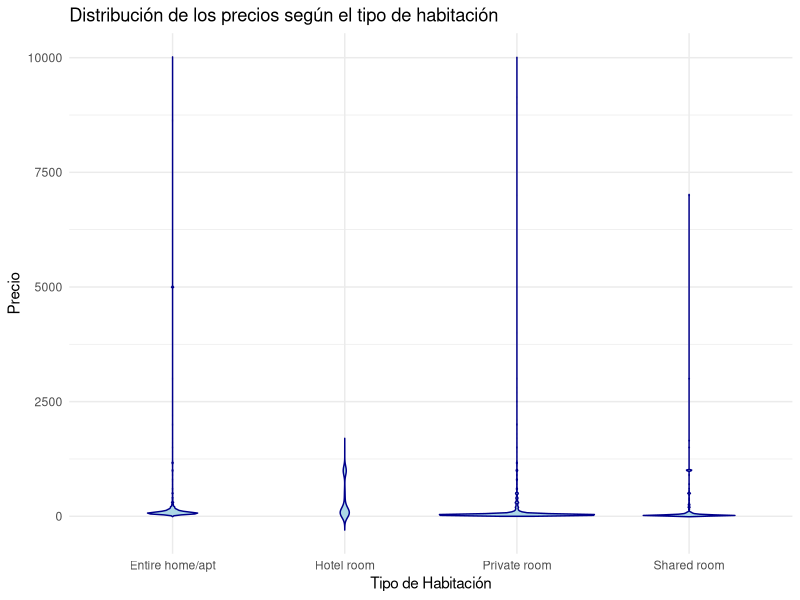
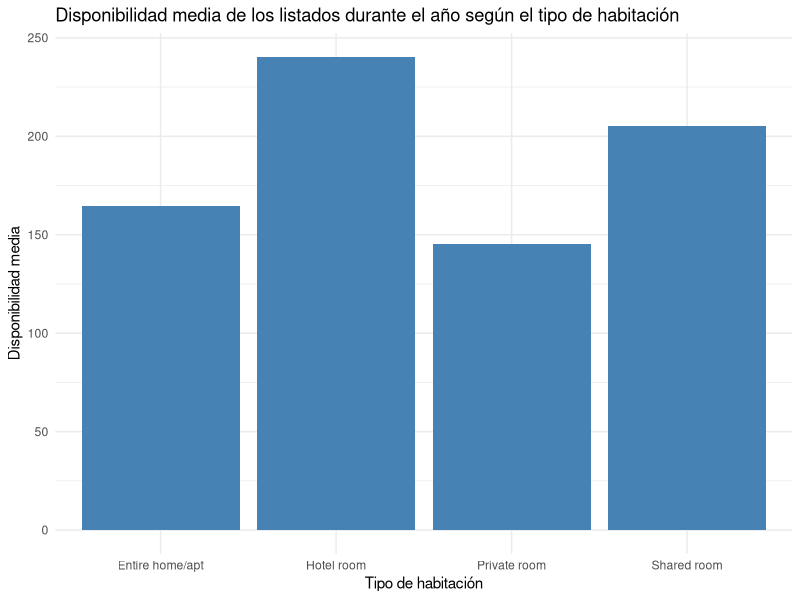
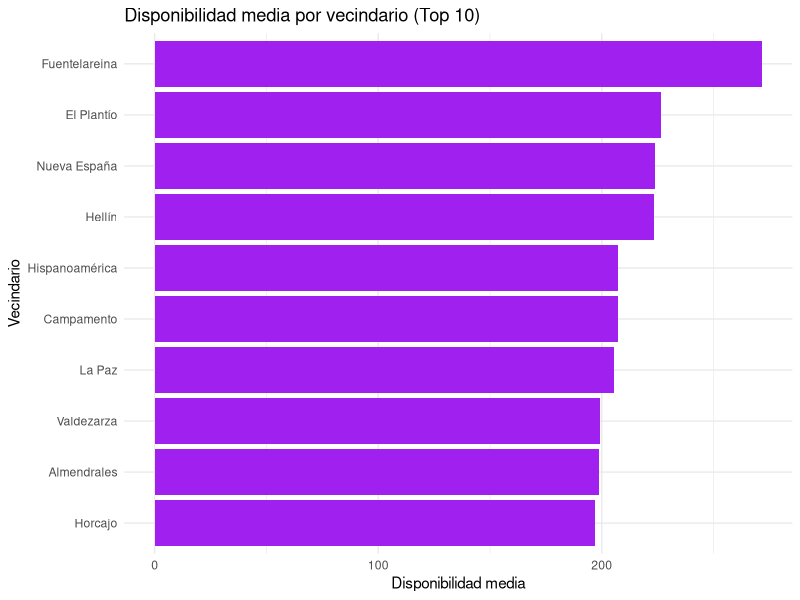
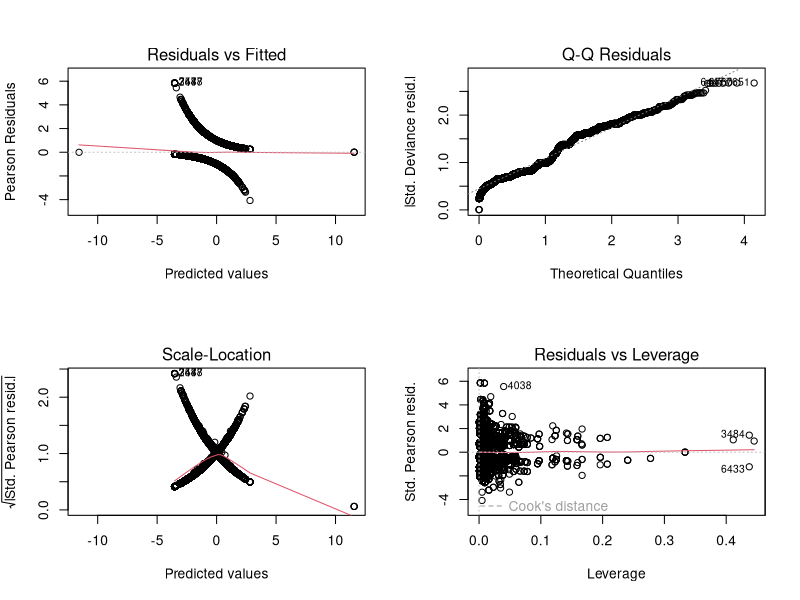
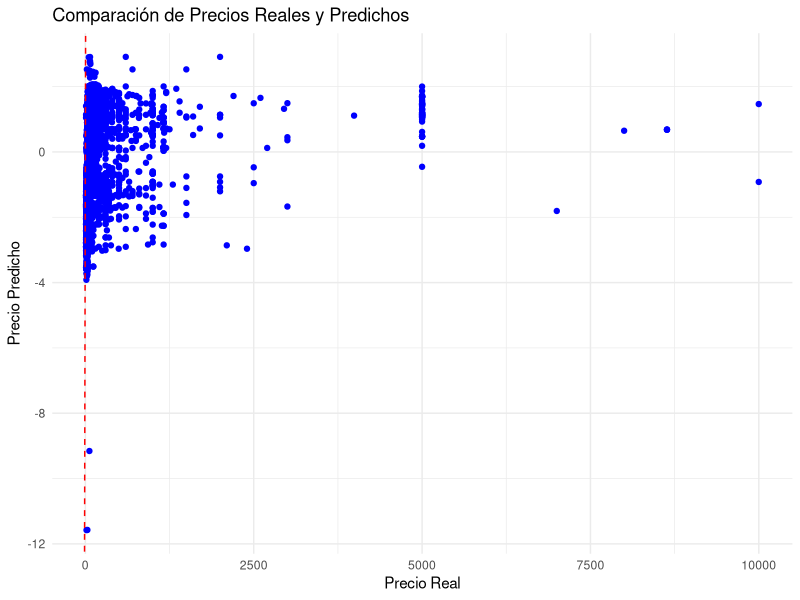

These charts were generated, in order, by the following R code:
## ---- chunk 1
library(tidyverse)
library(dplyr)
library(ggplot2)
library(tidyr)

df_airbnb <- read_delim('AirbnbMadrid.csv', delim = ';')

print(head(df_airbnb))

## ---- chunk 2
# Revisión de la calidad de los datos
print(dim(df_airbnb)) 
print(str(df_airbnb))

# Comprobar valores nulos
print(colSums(is.na(df_airbnb)))

## ---- chunk 3
paste("El dataframe df_airbnb tiene", nrow(df_airbnb), "filas y", ncol(df_airbnb), "columnas.")
## ---- chunk 4
print(summary(df_airbnb))

## ---- chunk 5
ggplot(df_airbnb, aes(x = `Room type`, y = `Room Price`)) +
  geom_violin(trim = FALSE, fill = "lightblue", color = "darkblue") +
  labs(title = "Distribución de los precios según el tipo de habitación",
       x = "Tipo de Habitación",
       y = "Precio") +
  theme_minimal()

## ---- chunk 6
df_grouped <- group_by(df_airbnb, `Room type`)

# Calculando la disponibilidad media
disponibilidad_por_tipo <- summarise(df_grouped, Disponibilidad_media = mean(Availibility, na.rm = TRUE))

# Crear el diagrama de barras
ggplot(disponibilidad_por_tipo, aes(x = `Room type`, y = Disponibilidad_media)) +
  geom_bar(stat = "identity", fill = "steelblue") +
  labs(title = "Disponibilidad media de los listados durante el año según el tipo de habitación",
       x = "Tipo de habitación",
       y = "Disponibilidad media") +
  theme_minimal()

## ---- chunk 7
# Agrupar por vecindario y calcular la disponibilidad media
df_grouped <- group_by(df_airbnb, Neighbourhood)
disponibilidad_por_vecindario <- summarise(df_grouped, Disponibilidad_media = mean(Availibility, na.rm = TRUE))

# Seleccionar los 10 vecindarios con mayor disponibilidad media
top_vecindarios_disp <- head(arrange(disponibilidad_por_vecindario, desc(Disponibilidad_media)), 10)

# Crear el diagrama de barras
ggplot(top_vecindarios_disp, aes(x = reorder(Neighbourhood, Disponibilidad_media), y = Disponibilidad_media)) +
  geom_bar(stat = "identity", fill = "purple") +
  labs(title = "Disponibilidad media por vecindario (Top 10)",
       x = "Vecindario",
       y = "Disponibilidad media") +
  coord_flip() +
  theme_minimal()

## ---- chunk 8
colnames(df_airbnb)[colnames(df_airbnb) == "Room type"] <- "RoomType"
colnames(df_airbnb)[colnames(df_airbnb) == "Number of reviews"] <- "NumberReviews"
colnames(df_airbnb)[colnames(df_airbnb) == "Room Price"] <- "RoomPrice"
colnames(df_airbnb)[colnames(df_airbnb) == "Rooms rent by the host"]<-"RoomsRentByTheHost"
## ---- chunk 9
set.seed(123) 
idx <- sample(1:nrow(df_airbnb), 0.7*nrow(df_airbnb))
df_airbnb_train <- df_airbnb[idx,]
df_airbnb_test <- df_airbnb[-idx,]
## ---- chunk 10
df_airbnb

## ---- chunk 11
library(glmnet) 
library(dplyr)
library(caret)
library(ggplot2)
library(Matrix)
df_airbnb_train$Neighbourhood <- as.factor(df_airbnb_train$Neighbourhood)
df_airbnb_train$RoomType <- as.factor(df_airbnb_train$RoomType)
df_airbnb_test$Neighbourhood <- as.factor(df_airbnb_test$Neighbourhood)
df_airbnb_test$RoomType <- as.factor(df_airbnb_test$RoomType)
## ---- chunk 12
df_airbnb_train$Expensive <- as.factor(ifelse(df_airbnb_train$RoomPrice > median(df_airbnb_train$RoomPrice, na.rm = TRUE), 1, 0))
df_airbnb_test$Expensive <- as.factor(ifelse(df_airbnb_test$RoomPrice > median(df_airbnb_train$RoomPrice, na.rm = TRUE), 1, 0))
## ---- chunk 13
model <- glm(Expensive ~ Neighbourhood + RoomType + NumberReviews, data = df_airbnb_train, family = binomial())
model
## ---- chunk 14
predictions_prob <- predict(model, newdata = df_airbnb_test, type = "response")
## ---- chunk 15
predicted_classes <- ifelse(predictions_prob > 0.5, 1, 0)
## ---- chunk 16
predicted_classes <- as.factor(predicted_classes)
df_airbnb_test$Expensive <- as.factor(df_airbnb_test$Expensive)
conf_matrix <- confusionMatrix(predicted_classes, df_airbnb_test$Expensive)
precision <- conf_matrix$byClass['Pos Pred Value']
recall <- conf_matrix$byClass['Sensitivity']
cat("Precisión:", precision, "\n")
cat("Exhaustividad:", recall, "\n")
## ---- chunk 17
predicted_prices <- predict(model, newdata = df_airbnb_test)
real_prices <- df_airbnb_test$RoomPrice
results <- data.frame(RealPrice = real_prices, PredictedPrice = predicted_prices)
head(results)
## ---- chunk 18
head(results)
## ---- chunk 19
model1 <- glm(Expensive ~ Neighbourhood + RoomType, data = df_airbnb_train, family = binomial())
model1
## ---- chunk 20
predictions_prob1 <- predict(model1, newdata = df_airbnb_test, type = "response")
predicted_classes1 <- ifelse(predictions_prob1 > 0.5, 1, 0)
predicted_classes1 <- as.factor(predicted_classes1)
df_airbnb_test$Expensive <- as.factor(df_airbnb_test$Expensive)
conf_matrix1 <- confusionMatrix(predicted_classes1, df_airbnb_test$Expensive)
precision1 <- conf_matrix1$byClass['Pos Pred Value']
recall1 <- conf_matrix1$byClass['Sensitivity']
cat("Precisión:", precision, "\n")
cat("Exhaustividad:", recall, "\n")
## ---- chunk 21
model2 <- glm(Expensive ~ Neighbourhood + RoomType + NumberReviews + RoomsRentByTheHost, data = df_airbnb_train, family = binomial())
model2
## ---- chunk 22
predictions_prob2 <- predict(model2, newdata = df_airbnb_test, type = "response")
predicted_classes2 <- ifelse(predictions_prob2 > 0.5, 1, 0)
predicted_classes2 <- as.factor(predicted_classes2)
df_airbnb_test$Expensive <- as.factor(df_airbnb_test$Expensive)
conf_matrix2 <- confusionMatrix(predicted_classes2, df_airbnb_test$Expensive)
precision2 <- conf_matrix2$byClass['Pos Pred Value']
recall2 <- conf_matrix2$byClass['Sensitivity']
cat("Precisión:", precision, "\n")
cat("Exhaustividad:", recall, "\n")
## ---- chunk 23
model3 <- glm(Expensive ~ Neighbourhood, data = df_airbnb_train, family = binomial())
model3
## ---- chunk 24
predictions_prob3 <- predict(model3, newdata = df_airbnb_test, type = "response")
predicted_classes3 <- ifelse(predictions_prob3 > 0.5, 1, 0)
predicted_classes3 <- as.factor(predicted_classes3)
df_airbnb_test$Expensive <- as.factor(df_airbnb_test$Expensive)
conf_matrix3 <- confusionMatrix(predicted_classes3, df_airbnb_test$Expensive)
precision3 <- conf_matrix3$byClass['Pos Pred Value']
recall1 <- conf_matrix3$byClass['Sensitivity']
cat("Precisión:", precision, "\n")
cat("Exhaustividad:", recall, "\n")
## ---- chunk 25
results <- data.frame(RealPrice = real_prices, PredictedPrice = predicted_prices)
## ---- chunk 26
library(kableExtra)
results %>%
  kbl() %>%
  kable_styling(bootstrap_options = c("striped", "hover", "condensed", "responsive"))
## ---- chunk 27
par(mfrow = c(2, 2))
plot(model1)
## ---- chunk 28
library(ggplot2)
ggplot(results, aes(x = RealPrice, y = PredictedPrice)) +
  geom_point(color = "blue") +
  geom_abline(slope = 1, intercept = 0, linetype = "dashed", color = "red") +
  theme_minimal() +
  labs(title = "Comparación de Precios Reales y Predichos",
       x = "Precio Real",
       y = "Precio Predicho")
